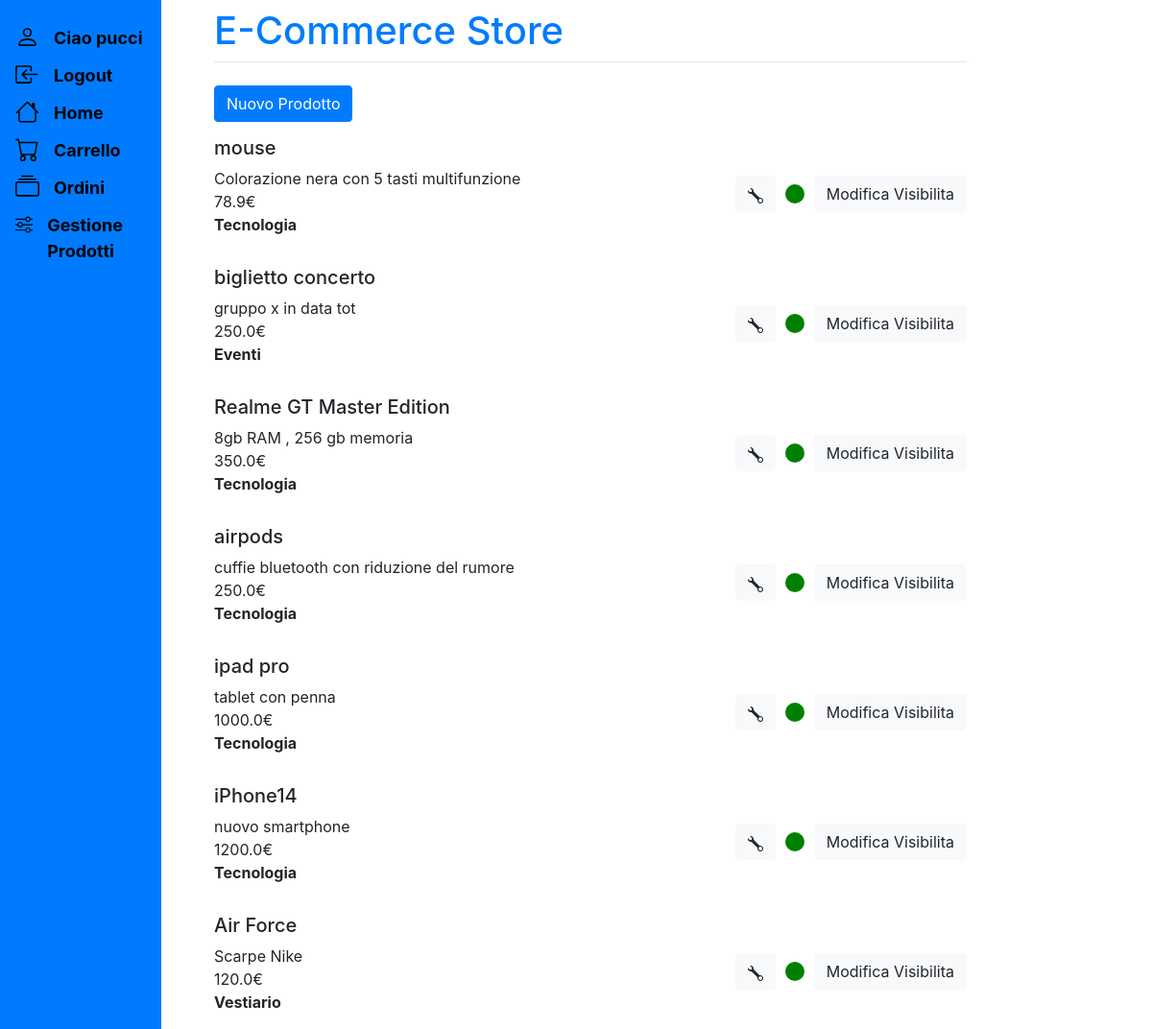
/gestioneProdotti/ (signed in), run on the app's committed database.
### store/models.py (models this page shows, shortened)
class Prodotto(models.Model):
    nome = models.CharField(max_length=200)
    descrizione = models.CharField(max_length=400)
    prezzo = models.FloatField()
    categoria = models.CharField(max_length=200 , default="Non specificato")
    visibile = models.BooleanField(default=True)

### store/views.py (the view)
# urls.py: path('gestioneProdotti/', views.gestioneProdotti, name='gestioneProdotti'),
def gestioneProdotti(request):
    prodottiSalvati = Prodotto.objects.all()
    if request.user.is_superuser:
        if request.method == "POST" :
            idProdotto = request.POST.get("idProdotto")
            prodottoDaModificare = Prodotto.objects.get(id=idProdotto)
            if 'nuovoProdotto' in request.POST :
                return HttpResponseRedirect("/nuovoProdotto")
            if 'modificaProdotto' in request.POST :
                    form = ModificaProdotto()
                    return render(request, 'store/modificaProdotto.html', {"prodottoDaModificare" : prodottoDaModificare , "form" : form})
            if 'annullaModifiche' in request.POST :
                return render(request, 'store/gestioneProdotti.html', {"prodottiSalvati" : prodottiSalvati})
            if 'salvaModifiche' in request.POST:
                form = ModificaProdotto(request.POST)
                if form.is_valid():
                    if form.cleaned_data["nuovoNome"] != "":
                        prodottoDaModificare.nome = form.cleaned_data["nuovoNome"]
                        print("nuovo nome: " + form.cleaned_data["nuovoNome"])
                    if form.cleaned_data["nuovaDescrizione"] != "":
                        prodottoDaModificare.descrizione = form.cleaned_data["nuovaDescrizione"]
                    if form.cleaned_data["nuovoPrezzo"] is not None:
                        prodottoDaModificare.prezzo = form.cleaned_data["nuovoPrezzo"]
                    prodottoDaModificare.save()
                return render(request, 'store/gestioneProdotti.html', {"prodottiSalvati": prodottiSalvati})
            if 'modificaVisibilitaProdotto' in request.POST :
                if prodottoDaModificare.visibile == True :
                    prodottoDaModificare.visibile = False
                else :
                    prodottoDaModificare.visibile = True
                prodottoDaModificare.save()
                return render(request, 'store/gestioneProdotti.html', {"prodottiSalvati" : prodottiSalvati})
            return render(request, 'store/gestioneProdotti.html', {"prodottiSalvati" : prodottiSalvati})
        else:
            return render(request, 'store/gestioneProdotti.html', {"prodottiSalvati" : prodottiSalvati})
    else:
        return HttpResponseRedirect("/login")

### store/templates/store/gestioneProdotti.html (shortened to what this page needs)
{% extends 'store/base.html' %}
{% block content %}
    <a class="btn btn-primary" href="/nuovoProdotto" role="button">Nuovo Prodotto</a>
    {% if prodottiSalvati  %}
        {% for prodotto in prodottiSalvati %}
            <form method="post" action="#" class=" form-orizzontale">
                <div class="infoProdotto form-group">
                    <h5 >{{ prodotto.nome}}</h5>
                    <span >{{ prodotto.descrizione}}</span>
                    <span >{{ prodotto.prezzo}}€</span>
                    <span class="grassetto" >{{ prodotto.categoria }}</span>
                </div>
                <div class="tastiFunzione">
                    <button class="btn btn-light modVis" type="submit" name="modificaProdotto">
                        <span>
                        </span>
                    </button>
                    {% if prodotto.visibile %}
                        <span class="prodottoVisibile"></span>
                    {% else %}
                        <span class="prodottoNonVisibile"></span>
                    {% endif %}
                    <button class="btn btn-light modVis" type="submit" name="modificaVisibilitaProdotto">
                        <span> Modifica Visibilita</span>
                    </button>
                </div>
            </form>
        {% endfor %}
    {% else %}
        <h3>Non ci sono prodotti salvati nel database</h3>
    {% endif %}
{% endblock %}

### store/templates/store/base.html (shortened to what this page needs)
<!doctype html>
<html>
<head>
	<link rel="stylesheet" href="https://stackpath.bootstrapcdn.com/bootstrap/4.3.1/css/bootstrap.min.css" integrity=
	"sha384-ggOyR0iXCbMQv3Xipma34MD+dH/1fQ784/j6cY/iJTQUOhcWr7x9JvoRxT2MZw1T">
</head>
<body>
    <div class="main">
        <div class="sidenav">
            <ul class="lista_sidenav">
                {% if user.is_authenticated %}
                    <li>
                        <a class="aSidenav" href="/cliente">
                            <span class="testoSidenav">Ciao {{ user.username }}</span>
                        </a>
                    </li>
                    <li>
                        <a class="aSidenav" href="/logout">
                        <span class="testoSidenav">Logout</span>
                        </a>
                    </li>
                {% endif %}
                <li>
                    <a class="aSidenav" href="/home">
                        <span class="testoSidenav">Home</span>
                    </a>
                </li>
                {% if user.is_authenticated %}
                    <li>
                        <a class="aSidenav" href="/carrello">
                            <span class="testoSidenav">Carrello</span>
                        </a>
                    </li>
                    <li>
                        <a class="aSidenav" href="/vediStoricoOrdini">
                            <span class="testoSidenav">Ordini</span>
                        </a>
                    </li>
                {% endif %}
                {% if request.user.is_superuser %}
                    <li>
                        <a class="aSidenav" href="/gestioneProdotti">
                            <span class="testoSidenav">Gestione Prodotti</span>
                        </a>
                    </li>
                {% endif %}
            </ul>
        </div>
        <div class="contenuto">
            <div class="larghezzaVariabile">
                <h1 class="mt-2 titolo">E-Commerce Store</h1>
                <hr class="mt-0 mb-4">
                {% block content %}{% endblock %}
            </div>
        </div>
	</div>
</body>
</html>

### store/templates/store/base.html (style rules this page uses)
.main { width: 100%; }
.sidenav { height:100%; width: 14%; position: fixed; z-index:1; top:0; left:0; background-color:#007bff; overflow-x: hidden; padding-top:20px; }
.sidenav a { display: flex; flex-direction: row !important; padding:6px 8px 6px 16px; text-decoration: none; width: 100%; font-size:21px; color: black; align-text: center; }
.lista_sidenav { list-style-type:none; margin:0; padding:0; }
.lista_sidenav li { display: flex; flex-direction: row; align-items: center; }
.titolo { color: #007bff; }
.contenuto { display: flex; width: 100%; justify-content : center; padding-left:30px; }
.testoSidenav { display : flex; padding-left: 15px; font-size: 18px; font-weight: bold; }
.larghezzaVariabile { width:67% }

### store/templates/store/gestioneProdotti.html (style rules this page uses)
.form-orizzontale { margin-top: 15px; display: flex; flex-direction: row; align-items: center; justify-content: space-between; }
.infoProdotto { display: flex; flex-direction: column; }
.tastiFunzione { display: flex; flex-direction: row; align-items: center; }
.prodottoVisibile { background-color: green; width: 20px; height: 20px; border-radius: 50%; margin-left: 10px; }
.modVis { margin-left: 10px; }
.grassetto { font-weight: bold; }

### data on the page
Prodotto: nome "mouse", descrizione "Colorazione nera con 5 tasti multifunzione", prezzo "78.9", categoria "Tecnologia", visibile True (drawn)
Prodotto: nome "biglietto concerto", descrizione "gruppo x in data tot", prezzo "250.0", categoria "Eventi", visibile True (drawn)
Prodotto: nome "Realme GT Master Edition", descrizione "8gb RAM , 256 gb memoria", prezzo "350.0", categoria "Tecnologia", visibile True (drawn)
Prodotto: nome "airpods", descrizione "cuffie bluetooth con riduzione del rumore", prezzo "250.0", categoria "Tecnologia", visibile True (drawn)
Prodotto: nome "ipad pro", descrizione "tablet con penna", prezzo "1000.0", categoria "Tecnologia", visibile True (drawn)
Prodotto: nome "iPhone14", descrizione "nuovo smartphone", prezzo "1200.0", categoria "Tecnologia", visibile True (drawn)
Prodotto: nome "Air Force", descrizione "Scarpe Nike", prezzo "120.0", categoria "Vestiario", visibile True (drawn)

### other printed values
{{ user.username }} "pucci"
